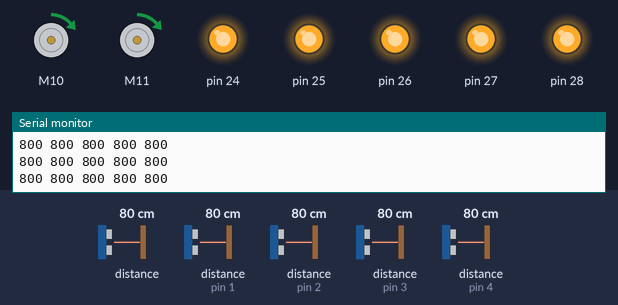
A sketch run on a simulated Arduino Mega 2560, built with avr-gcc and run on an emulated ATmega2560. Parts: 2 × DC motor (green arrow = forward, orange = backward, longer = faster), output pins drawn as LEDs (lit = HIGH), the last lines printed to the serial monitor. The test bench sets the inputs (shaded band); at power-on: distance to the obstacle (sensors on pin 1, pin 3, pin 2, pin 4) 80 cm, distance to the obstacle 80 cm.

Above: at 5.2 s.
5.3 s: distance to the obstacle (sensor on pin 1) set to 2 cm
At 6.0 s:
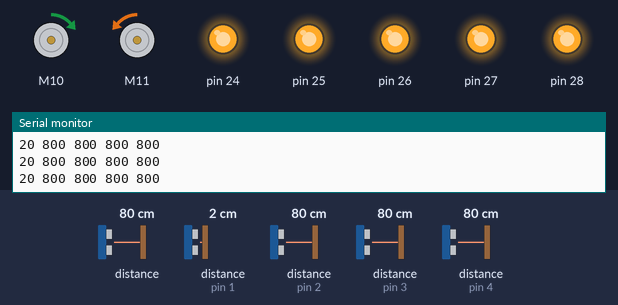
7.1 s: distance to the obstacle (sensor on pin 3) set to 2 cm
At 8.5 s:
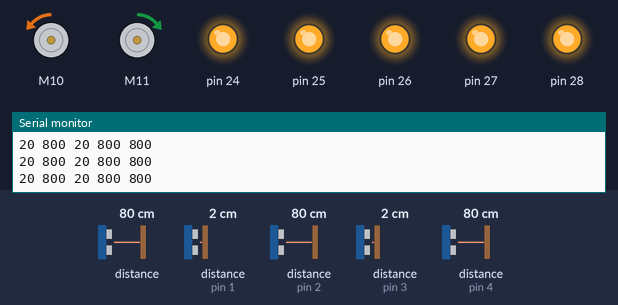
Timing chart, 0 to 10.1 s (numbered marks = the images above; inputs shaded):
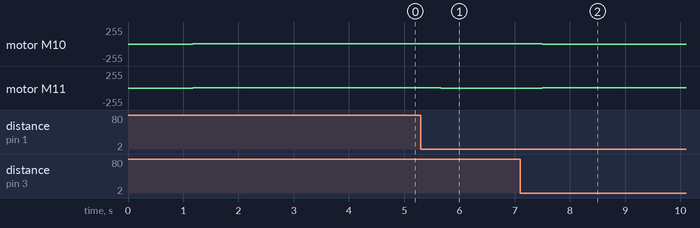

Measured:
- after the input at 5.3 s, motor M11: forward 1/255 → backward 1/255 after 0.37 s
- after the input at 7.1 s, motor M10: forward 1/255 → backward 1/255 after 0.40 s; motor M11: backward 1/255 → forward 1/255 after 0.40 s

The sketch:

multiple_sensor_algorithm_2wd.ino
```cpp
#include <Wire.h>
#include <VL53L0X.h>
#include <L293D.h>

VL53L0X sensor1;
VL53L0X sensor2;
VL53L0X sensor3;
VL53L0X sensor4;
VL53L0X sensor5;

int r1;
int r2;
int r3;
int r4;
int r5;

L293D motor_left(10, 22, 23);
L293D motor_right(11, 52, 53);

int a, b, c, a1, b1, c1, i1, i2, i3, t, n, n4, n5;
double power;

void setup() {
  Serial.begin(9600);
  Wire.begin();

  pinMode(24, OUTPUT);
  pinMode(25, OUTPUT);
  pinMode(26, OUTPUT);
  pinMode(27, OUTPUT);
  pinMode(28, OUTPUT);

  digitalWrite(24, LOW);
  digitalWrite(25, LOW);
  digitalWrite(26, LOW);
  digitalWrite(27, LOW);
  digitalWrite(28, LOW);

  delay(500);

  digitalWrite(24, HIGH);
  Serial.println("sensor1");
  sensor1.init();

  delay(100);

  sensor1.setAddress((uint8_t)01);

  digitalWrite(25, HIGH);
  Serial.println("sensor2");
  sensor2.init();

  delay(100);

  sensor2.setAddress((uint8_t)02);

  digitalWrite(26, HIGH);
  Serial.println("sensor3");
  sensor3.init();

  delay(100);

  sensor3.setAddress((uint8_t)03);

  digitalWrite(27, HIGH);
  Serial.println("sensor4");
  sensor4.init();

  delay(100);

  sensor4.setAddress((uint8_t)04);

  digitalWrite(28, HIGH);
  Serial.println("sensor5");
  sensor5.init();

  delay(100);

  sensor1.startContinuous(100);
  sensor2.startContinuous(100);
  sensor3.startContinuous(100);
  sensor4.startContinuous(100);
  sensor5.startContinuous(100);

  power = 1.0;
}

void loop() {
  r1=sensor1.readRangeContinuousMillimeters();
  Serial.print(r1);
  Serial.print(" ");

  r2=sensor2.readRangeContinuousMillimeters();
  Serial.print(r2);
  Serial.print(" ");

  r3=sensor3.readRangeContinuousMillimeters();
  Serial.print(r3);
  Serial.print(" ");

  r4=sensor4.readRangeContinuousMillimeters();
  Serial.print(r4);
  Serial.print(" ");

  r5=sensor5.readRangeContinuousMillimeters();
  Serial.print(r5);
  Serial.print(" ");

  Serial.println();

  if(r1<300) a1++;

  else a1 = 0;

  if(a1>1) a = 1;

  if(a>0) {i1 = 1;
    a--;
    }

  else i1 = 0;

  if(r2<300) b1++;

  else b1 = 0;

  if(b1>1) b = 1;

  if(b>0) {i2 = 1;
    b--;
    }

  else i2 = 0;

  if(r3<300) c1++;

  else c1 = 0;

  if(c1>1) c = 1;

  if(c>0) {i3 = 1;
    c--;
    }

  else i3 = 0;

  if(!i1 && !i2 && !i3) {motor_left.set(power);
  motor_right.set(power);
  }

  if(i1) {motor_left.set(power);
  motor_right.set(-power);
  }

  if(i2) {motor_left.set(power);
  motor_right.set(-power);
  }

  if(i3) {motor_left.set(-power);
  motor_right.set(power);
  }

  if(((motor_left.get() == power && motor_right.get() == -power) || (motor_left.get() == -power && motor_right.get() == power)) && n == 0) t++;
  else {
    n = t;
    t = 0;
    }

  if(r4<300 && n>0) n4 = n;

  if(n4>0) {motor_left.set(-power);
    motor_right.set(power);
    n4--;
    }

  else n = 0;

  if(r5<300 && n>0) n5 = n;

  if(n5>0) {motor_left.set(power);
    motor_right.set(-power);
    n5--;
    }

  else n = 0;
}
```
